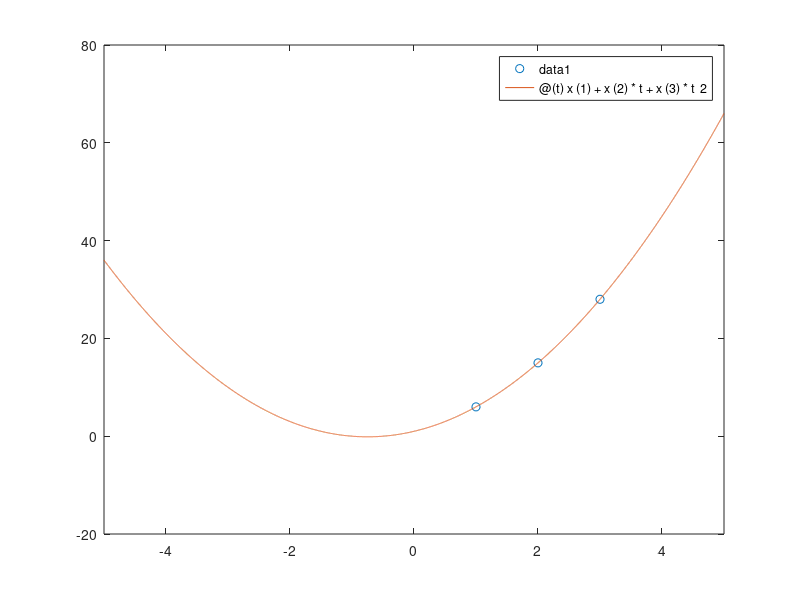

MATLAB code to generate this figure:
clc
clear

a = [ 1 1 1 6
      1 2 4 15
      1 3 9 28];
      
plot(a(:,2), a(:,4), 'o')
hold on

s = rref(a);

x = s(:,4)

p = @(t) x(1) + x (2)*t + x(3)*t^2

fplot(p)